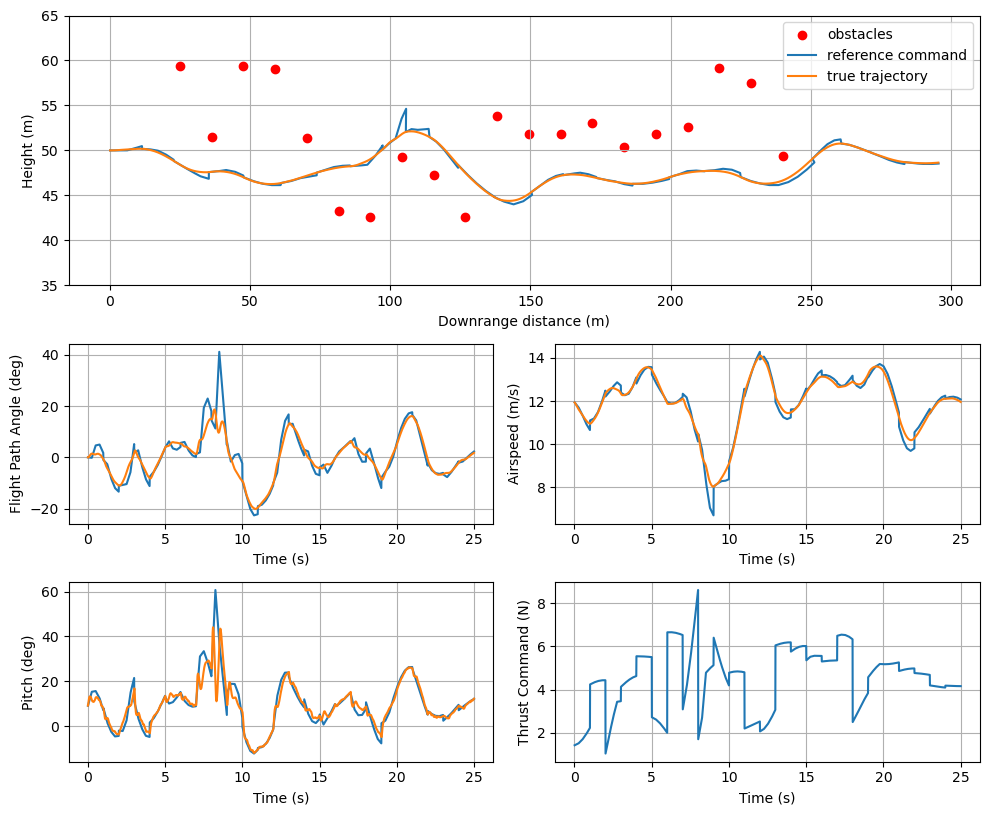

Python code for this plot:
import matplotlib.pyplot as plt
from matplotlib.gridspec import GridSpec

import Drone
from configurations import defaultConfig 
import numpy as np
from ConvexMotionPlanning import TrajGenMPP 
from plottingFunctions import state_plots_command, open_loop_plots


# Drone instantiation
config = defaultConfig()
config.numObstacles = 20
drone = Drone.Drone(config, config)

# Parameters
thrustCommandVal = 4.3
refStates = drone.coherentCommand(thrustCommandVal,0/180*np.pi)
controlRef = (thrustCommandVal, drone.elevatorFromAlpha(refStates[1]-refStates[3]))
iterations = 2500
iter = 0
pathDist = 100
stateRef = np.hstack(([0,50], refStates))
drone.reset(stateRef)

# Data
traj = np.zeros((7,iterations))
elvActual = np.zeros(iterations)
thrustCommand = np.zeros(iterations)+thrustCommandVal
stateCommand = drone.coherentCommand(thrustCommand[0],0/180*np.pi)
elivCommandRef = drone.elevatorFromAlpha(stateCommand[1]-stateCommand[3])
elivCommand = np.zeros(iterations) + elivCommandRef
xCommand = np.zeros(iterations)
yCommand = np.zeros(iterations)
refCommand = np.zeros((iterations, 4))
refCommand[0] = refStates

# Main loop
for iter in range(0, iterations):
    action = [thrustCommand[iter], elivCommand[iter], refCommand[iter, :]] 
    observation, grid, reward, terminated = drone.step(action)
    traj[:,iter] = np.hstack((drone.plant.state,drone.plant.time))
    elvActual[iter] = drone.delta_e_actual
    if(iter%pathDist == 0):
        thrustCommand, elivCommand, xCommand, yCommand, refCommand = TrajGenMPP(drone, grid, thrustCommand, elivCommand, xCommand, yCommand, refStates, refCommand, thrustCommandVal,elivCommandRef, iterations, iter)
    if(terminated):
        break

vRef = refCommand[:,0]
thetaRef = refCommand[:,1]
gammaRef = refCommand[:,3]
x = traj[0,:]
y = traj[1,:]
v = traj[2,:]
theta = traj[3,:]
thetaDot = traj[4,:]
gamma = traj[5,:]
time = traj[6,:]

# Create a 3x2 grid for subplots
fig = plt.figure(figsize=(10, 8.25))
gs = GridSpec(3, 2, height_ratios=[3, 2, 2], width_ratios=[1, 1])

# Big subplot in the top center
big_subplot = fig.add_subplot(gs[0, 0:2])

# Subplots in the first column
small_subplot_1 = fig.add_subplot(gs[1, 0])
small_subplot_2 = fig.add_subplot(gs[2, 0])

# Subplots in the second column
small_subplot_3 = fig.add_subplot(gs[1, 1])
small_subplot_4 = fig.add_subplot(gs[2, 1])

# Plot your data in each subplot
# For example:
big_subplot.scatter(drone.objects[0,:],drone.objects[1,:], color = "red",  label="obstacles" )
big_subplot.set_ylim((35, 65))
big_subplot.plot(xCommand, yCommand, label="reference command")
big_subplot.plot(x, y,  label="true trajectory")
big_subplot.set_ylabel("Height (m)")
big_subplot.set_xlabel("Downrange distance (m)")
big_subplot.grid(True)
big_subplot.legend(loc="upper right") 

small_subplot_1.plot(time,gammaRef*180/np.pi)
small_subplot_1.plot(time,gamma*180/np.pi)
small_subplot_1.set_ylabel("Flight Path Angle (deg)")
small_subplot_1.set_xlabel("Time (s)")
small_subplot_1.grid(True)

small_subplot_2.plot(time,thetaRef*180/np.pi)
small_subplot_2.plot(time,theta*180/np.pi)
small_subplot_2.set_ylabel("Pitch (deg)")
small_subplot_2.set_xlabel("Time (s)")
small_subplot_2.grid(True)


small_subplot_3.plot(time,vRef)
small_subplot_3.plot(time,v)
small_subplot_3.set_ylabel("Airspeed (m/s)")
small_subplot_3.set_xlabel("Time (s)")
small_subplot_3.grid(True)

small_subplot_4.plot(time,thrustCommand)
small_subplot_4.set_ylabel("Thrust Command (N)")
small_subplot_4.set_xlabel("Time (s)")
small_subplot_4.grid(True)
# Adjust layout and add legend
#plt.tight_layout()
#plt.legend()

# Show the plot
plt.tight_layout()
plt.savefig('figure5.png', bbox_inches='tight')
plt.show()
